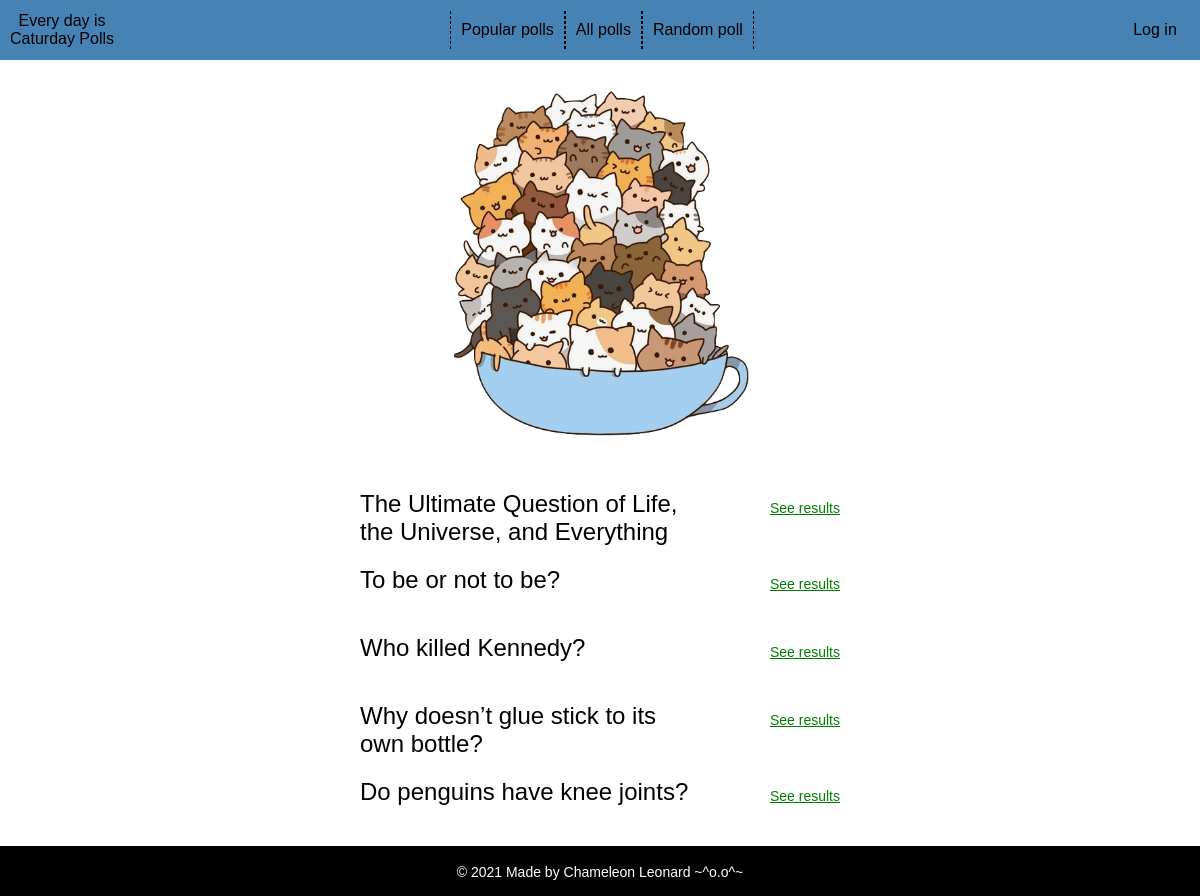
The app's page /polls/popular/ with its own data.
### catpolls/models.py (models this page shows, shortened)
class Catuestion(models.Model):
    catuestion_text = models.CharField(max_length=200)
    publication_date = models.DateTimeField('date published')
    catuestion_image = models.ImageField(upload_to='polls-img/', default='polls-img/img23.jpg')
    def was_published_recently(self):
        now = timezone.now()
        return now - datetime.timedelta(days=1) <= self.publication_date <= now
    was_published_recently.admin_order_field = 'publication_date'
    was_published_recently.boolean = True
    was_published_recently.short_description = 'Published recently?'

### catpolls/views.py (the view)
# urls.py: path('popular/', views.PopularView.as_view(), name='popular'),
class PopularView(generic.ListView):
    template_name = 'catpolls/popular.html'
    context_object_name = 'popular_catuestion_list'
    def get_queryset(self):
        return Catuestion.objects.annotate(
            sum_votes=Sum('cachoice__cavotes')
        ).order_by('-sum_votes')[:5]

### catpolls/templates/catpolls/popular.html
{% extends 'catpolls/index.html' %}
{% load static %}
{% block content %}
    <div class="image">
        <img src="{% static 'catpolls/images/img30.png' %}">
    </div>
    <div class="question-list">
        {% if popular_catuestion_list %}
            <ul>
                {% for catuestion in popular_catuestion_list %}
                    <li><p class="li-block1"><a id="ques" href="{% url 'catpolls:detail' catuestion.id %}">{{ catuestion.catuestion_text }}</a></p>
                        <p class="li-block2"><a id="res" href="{% url 'catpolls:results' catuestion.id %}">See results</a></p></li>
                {% endfor %}
            </ul>
        {% else %}
            <p>No polls are available.</p>
        {% endif %}
    </div>
{% endblock %}

### catpolls/static/catpolls/css/style.css (style rules this page uses)
* { margin: 0; padding: 0; }
html { height: 100vh; }
body { font-family: Arial, sans-serif; font-weight: normal; }
.image img { display: block; float: center; margin: 30px auto; max-height: 350px; width: auto; }
.question-list ul { list-style-type: none; padding: 10px; }
.question-list li { padding: 10px 0; min-height: 3em; }
.li-block1 { display: inline-block; width: 70%; }
.li-block2 { display: inline-block; float: right; }
#ques { color: #000; text-decoration: none; font-size: 24px; }
#res { color: green; text-decoration: underline; font-size: 14px; float: right; padding-top: 10px; }

### records on screen
Catuestion: catuestion_text "The Ultimate Question of Life, the Universe, and Everything"
Catuestion: catuestion_text "To be or not to be?"
Catuestion: catuestion_text "Who killed Kennedy?"
Catuestion: catuestion_text "Why doesn’t glue stick to its own bottle?"
Catuestion: catuestion_text "Do penguins have knee joints?"
